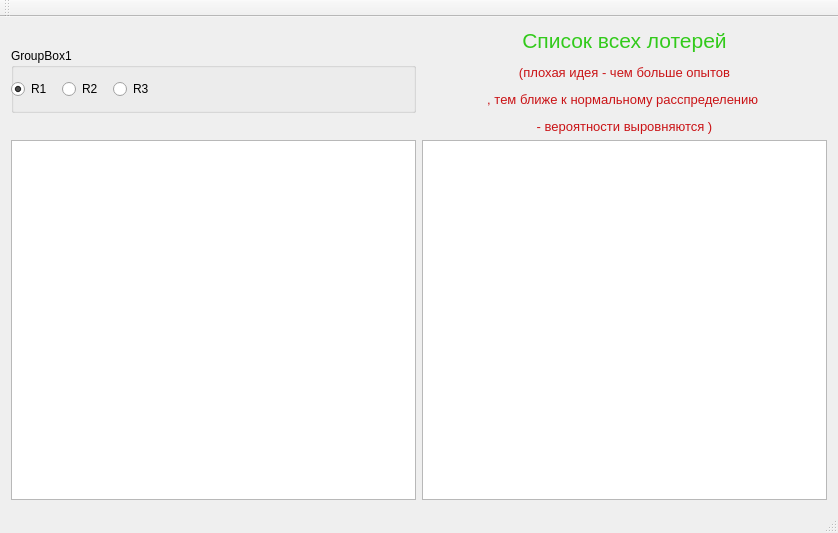
<?xml version="1.0" encoding="UTF-8"?>
<ui version="4.0">
 <class>MainWindow</class>
 <widget class="QMainWindow" name="MainWindow">
  <property name="geometry">
   <rect>
    <x>0</x>
    <y>0</y>
    <width>838</width>
    <height>533</height>
   </rect>
  </property>
  <property name="windowTitle">
   <string>MainWindow</string>
  </property>
  <widget class="QWidget" name="centralWidget">
   <layout class="QGridLayout" name="gridLayout">
    <item row="0" column="0">
     <widget class="QGroupBox" name="groupBox">
      <property name="sizePolicy">
       <sizepolicy hsizetype="Expanding" vsizetype="Fixed">
        <horstretch>0</horstretch>
        <verstretch>0</verstretch>
       </sizepolicy>
      </property>
      <property name="minimumSize">
       <size>
        <width>0</width>
        <height>65</height>
       </size>
      </property>
      <property name="title">
       <string>GroupBox1</string>
      </property>
      <widget class="QRadioButton" name="radioButton_3">
       <property name="geometry">
        <rect>
         <x>102</x>
         <y>30</y>
         <width>45</width>
         <height>22</height>
        </rect>
       </property>
       <property name="text">
        <string>R3</string>
       </property>
      </widget>
      <widget class="QRadioButton" name="radioButton_2">
       <property name="geometry">
        <rect>
         <x>51</x>
         <y>30</y>
         <width>45</width>
         <height>22</height>
        </rect>
       </property>
       <property name="text">
        <string>R2</string>
       </property>
      </widget>
      <widget class="QRadioButton" name="radioButton">
       <property name="geometry">
        <rect>
         <x>0</x>
         <y>30</y>
         <width>45</width>
         <height>22</height>
        </rect>
       </property>
       <property name="text">
        <string>R1</string>
       </property>
       <property name="checked">
        <bool>true</bool>
       </property>
      </widget>
     </widget>
    </item>
    <item row="1" column="1">
     <widget class="QTableWidget" name="tableWidget_4">
      <property name="sizePolicy">
       <sizepolicy hsizetype="MinimumExpanding" vsizetype="Expanding">
        <horstretch>0</horstretch>
        <verstretch>0</verstretch>
       </sizepolicy>
      </property>
      <attribute name="horizontalHeaderDefaultSectionSize">
       <number>63</number>
      </attribute>
     </widget>
    </item>
    <item row="0" column="1">
     <widget class="QLabel" name="label">
      <property name="layoutDirection">
       <enum>Qt::LeftToRight</enum>
      </property>
      <property name="text">
       <string>&lt;html&gt;&lt;head/&gt;&lt;body&gt;&lt;p&gt;&lt;span style=&quot; font-size:16pt; color:#32ca1b;&quot;&gt;Список всех лотерей&lt;/span&gt;&lt;/p&gt;&lt;p&gt;&lt;span style=&quot; font-size:10pt; color:#ca1316;&quot;&gt;(плохая идея - чем больше опытов&lt;/span&gt;&lt;/p&gt;&lt;p&gt;&lt;span style=&quot; font-size:10pt; color:#ca1316;&quot;&gt;, тем ближе к нормальному расспределению &lt;/span&gt;&lt;/p&gt;&lt;p&gt;&lt;span style=&quot; font-size:10pt; color:#ca1316;&quot;&gt;- вероятности выровняются )&lt;/span&gt;&lt;/p&gt;&lt;/body&gt;&lt;/html&gt;</string>
      </property>
      <property name="alignment">
       <set>Qt::AlignCenter</set>
      </property>
     </widget>
    </item>
    <item row="1" column="0">
     <widget class="QTableWidget" name="tableWidget">
      <property name="sizePolicy">
       <sizepolicy hsizetype="Expanding" vsizetype="Expanding">
        <horstretch>0</horstretch>
        <verstretch>0</verstretch>
       </sizepolicy>
      </property>
     </widget>
    </item>
   </layout>
  </widget>
  <widget class="QMenuBar" name="menuBar">
   <property name="geometry">
    <rect>
     <x>0</x>
     <y>0</y>
     <width>838</width>
     <height>27</height>
    </rect>
   </property>
  </widget>
  <widget class="QToolBar" name="mainToolBar">
   <attribute name="toolBarArea">
    <enum>TopToolBarArea</enum>
   </attribute>
   <attribute name="toolBarBreak">
    <bool>false</bool>
   </attribute>
  </widget>
  <widget class="QStatusBar" name="statusBar"/>
 </widget>
 <layoutdefault spacing="6" margin="11"/>
 <resources/>
 <connections/>
</ui>
